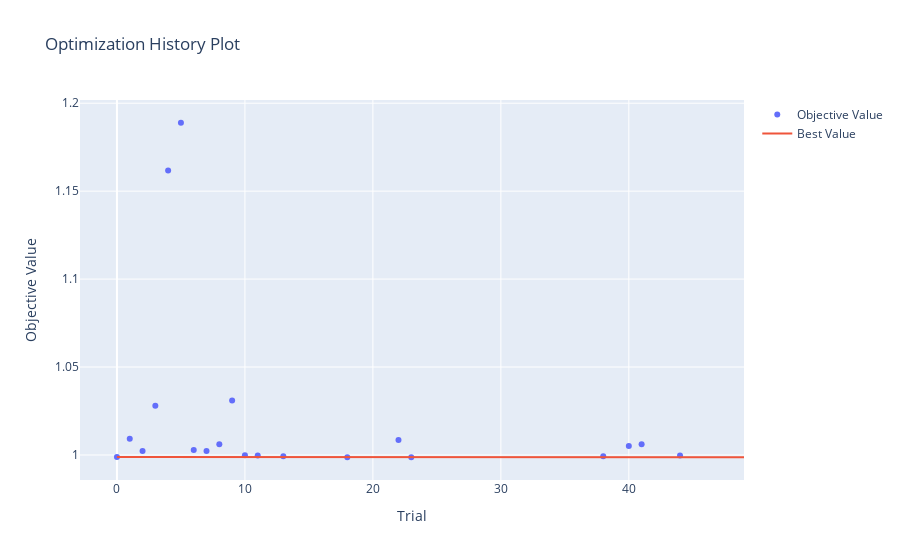
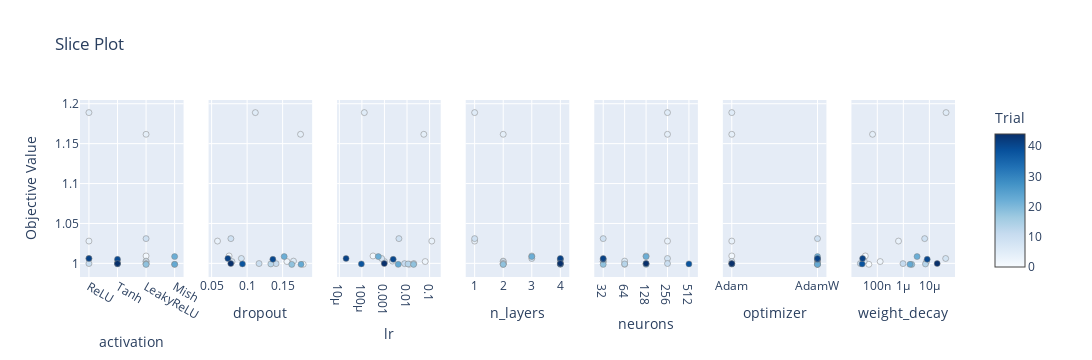
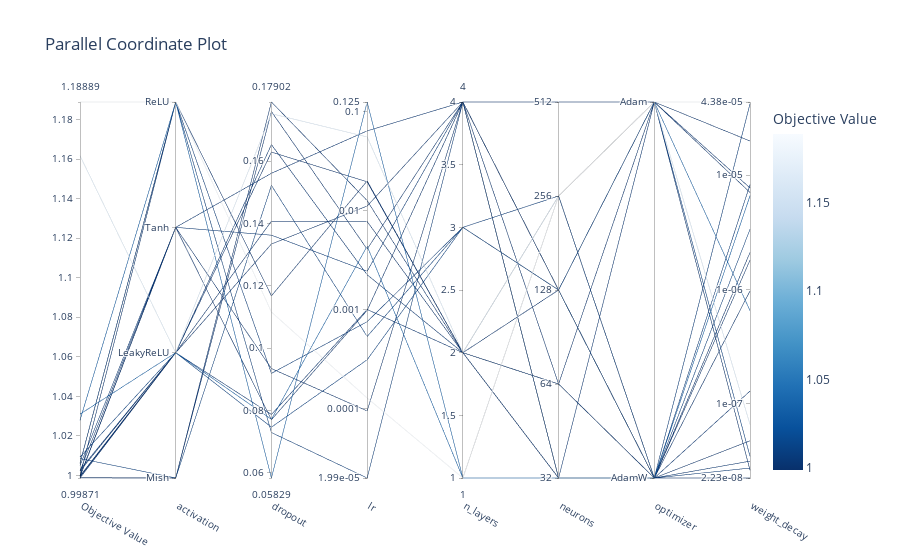
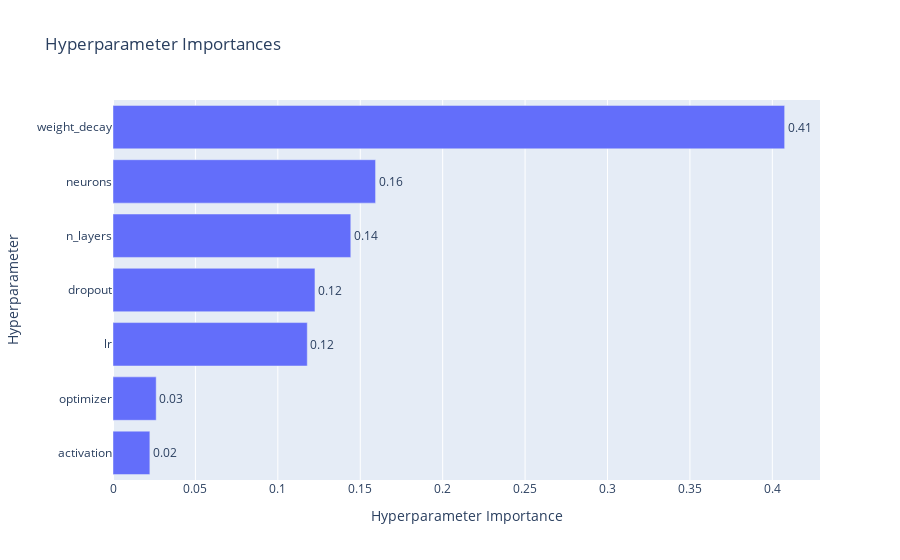

The cell these charts' notebook holds for them, in order:
### Code cell
display(opt_vis.plot_optimization_history(study),
        opt_vis.plot_slice(study),
        opt_vis.plot_parallel_coordinate(study),
        opt_vis.plot_param_importances(study),
       )

### Figure 1 — Plotly figure (JSON) as saved in the notebook; plotly's stock layout.template omitted (floating-point values rounded to 4 significant figures)
{"data": [{"mode": "markers", "name": "Objective Value", "type": "scatter", "x": [0, 1, 2, 3, 4, 5, 6, 7, 8, 9, 10, 11, 13, 18, 22, 23, 38, 40, 41, 44], "y": [0.9989, 1.009, 1.002, 1.028, 1.162, 1.189, 1.003, 1.002, 1.006, 1.031, 0.9998, 0.9997, 0.9993, 0.9987, 1.009, 0.9988, 0.9993, 1.005, 1.006, 0.9998]}, {"mode": "lines", "name": "Best Value", "type": "scatter", "x": [0, 1, 2, 3, 4, 5, 6, 7, 8, 9, 10, 11, 12, 13, 14, 15, 16, 17, 18, 19, 20, 21, 22, 23, 24, 25, 26, 27, 28, 29, 30, 31, 32, 33, 34, 35, 36, 37, 38, 39, 40, 41, 42, 43, 44, 45, 46, 47, 48, 49], "y": [0.9989, 0.9989, 0.9989, 0.9989, 0.9989, 0.9989, 0.9989, 0.9989, 0.9989, 0.9989, 0.9989, 0.9989, 0.9989, 0.9989, 0.9989, 0.9989, 0.9989, 0.9989, 0.9987, 0.9987, 0.9987, 0.9987, 0.9987, 0.9987, 0.9987, 0.9987, 0.9987, 0.9987, 0.9987, 0.9987, 0.9987, 0.9987, 0.9987, 0.9987, 0.9987, 0.9987, 0.9987, 0.9987, 0.9987, 0.9987, 0.9987, 0.9987, 0.9987, 0.9987, 0.9987, 0.9987, 0.9987, 0.9987, 0.9987, 0.9987]}, {"marker": {"color": "#cccccc"}, "mode": "markers", "name": "Infeasible Trial", "showlegend": false, "type": "scatter", "x": [], "y": []}], "layout": {"autosize": true, "title": {"text": "Optimization History Plot"}, "xaxis": {"autorange": true, "range": [-2.865, 49], "title": {"text": "Trial"}, "type": "linear"}, "yaxis": {"autorange": true, "range": [0.983, 1.205], "title": {"text": "Objective Value"}, "type": "linear"}}}

### Figure 2 — Plotly figure (JSON) as saved in the notebook; plotly's stock layout.template omitted (floating-point values rounded to 4 significant figures)
{"data": [{"marker": {"color": [0, 1, 2, 3, 4, 5, 6, 7, 8, 9, 10, 11, 13, 18, 22, 23, 38, 40, 41, 44], "colorbar": {"title": {"text": "Trial"}, "x": 1, "xpad": 40, "y": 0.5}, "colorscale": [[0, "rgb(247,251,255)"], [0.125, "rgb(222,235,247)"], [0.25, "rgb(198,219,239)"], [0.375, "rgb(158,202,225)"], [0.5, "rgb(107,174,214)"], [0.625, "rgb(66,146,198)"], [0.75, "rgb(33,113,181)"], [0.875, "rgb(8,81,156)"], [1, "rgb(8,48,107)"]], "line": {"color": "Grey", "width": 0.5}, "showscale": true}, "mode": "markers", "name": "Feasible Trial", "showlegend": false, "type": "scatter", "x": ["Mish", "LeakyReLU", "Tanh", "ReLU", "LeakyReLU", "ReLU", "LeakyReLU", "LeakyReLU", "ReLU", "LeakyReLU", "ReLU", "LeakyReLU", "LeakyReLU", "LeakyReLU", "Mish", "Mish", "Tanh", "Tanh", "ReLU", "Tanh"], "xaxis": "x", "y": [0.9989, 1.009, 1.002, 1.028, 1.162, 1.189, 1.003, 1.002, 1.006, 1.031, 0.9998, 0.9997, 0.9993, 0.9987, 1.009, 0.9988, 0.9993, 1.005, 1.006, 0.9998], "yaxis": "y"}, {"marker": {"color": [0, 1, 2, 3, 4, 5, 6, 7, 8, 9, 10, 11, 13, 18, 22, 23, 38, 40, 41, 44], "colorbar": {"title": {"text": "Trial"}, "x": 1, "xpad": 40}, "colorscale": [[0, "rgb(247,251,255)"], [0.125, "rgb(222,235,247)"], [0.25, "rgb(198,219,239)"], [0.375, "rgb(158,202,225)"], [0.5, "rgb(107,174,214)"], [0.625, "rgb(66,146,198)"], [0.75, "rgb(33,113,181)"], [0.875, "rgb(8,81,156)"], [1, "rgb(8,48,107)"]], "line": {"color": "Grey", "width": 0.5}, "showscale": false}, "mode": "markers", "name": "Feasible Trial", "showlegend": false, "type": "scatter", "x": [0.179, 0.07461, 0.1561, 0.05829, 0.1753, 0.1116, 0.1653, 0.07868, 0.0919, 0.07714, 0.1168, 0.1408, 0.1334, 0.1629, 0.1522, 0.176, 0.09342, 0.1363, 0.07289, 0.07702], "xaxis": "x2", "y": [0.9989, 1.009, 1.002, 1.028, 1.162, 1.189, 1.003, 1.002, 1.006, 1.031, 0.9998, 0.9997, 0.9993, 0.9987, 1.009, 0.9988, 0.9993, 1.005, 1.006, 0.9998], "yaxis": "y2"}, {"marker": {"color": [0, 1, 2, 3, 4, 5, 6, 7, 8, 9, 10, 11, 13, 18, 22, 23, 38, 40, 41, 44], "colorbar": {"title": {"text": "Trial"}, "x": 1, "xpad": 40}, "colorscale": [[0, "rgb(247,251,255)"], [0.125, "rgb(222,235,247)"], [0.25, "rgb(198,219,239)"], [0.375, "rgb(158,202,225)"], [0.5, "rgb(107,174,214)"], [0.625, "rgb(66,146,198)"], [0.75, "rgb(33,113,181)"], [0.875, "rgb(8,81,156)"], [1, "rgb(8,48,107)"]], "line": {"color": "Grey", "width": 0.5}, "showscale": false}, "mode": "markers", "name": "Feasible Trial", "showlegend": false, "type": "scatter", "x": [0.01263, 0.0003117, 0.06392, 0.1252, 0.05552, 0.0001281, 0.00225, 0.001004, 0.0007556, 0.00438, 0.01995, 0.007767, 0.01113, 0.01956, 0.0005358, 0.004081, 9.488e-05, 0.002442, 1.993e-05, 0.0009832], "xaxis": "x3", "y": [0.9989, 1.009, 1.002, 1.028, 1.162, 1.189, 1.003, 1.002, 1.006, 1.031, 0.9998, 0.9997, 0.9993, 0.9987, 1.009, 0.9988, 0.9993, 1.005, 1.006, 0.9998], "yaxis": "y3"}, {"marker": {"color": [0, 1, 2, 3, 4, 5, 6, 7, 8, 9, 10, 11, 13, 18, 22, 23, 38, 40, 41, 44], "colorbar": {"title": {"text": "Trial"}, "x": 1, "xpad": 40}, "colorscale": [[0, "rgb(247,251,255)"], [0.125, "rgb(222,235,247)"], [0.25, "rgb(198,219,239)"], [0.375, "rgb(158,202,225)"], [0.5, "rgb(107,174,214)"], [0.625, "rgb(66,146,198)"], [0.75, "rgb(33,113,181)"], [0.875, "rgb(8,81,156)"], [1, "rgb(8,48,107)"]], "line": {"color": "Grey", "width": 0.5}, "showscale": false}, "mode": "markers", "name": "Feasible Trial", "showlegend": false, "type": "scatter", "x": [2, 3, 4, 1, 2, 1, 2, 2, 3, 1, 2, 2, 4, 2, 3, 4, 4, 4, 4, 4], "xaxis": "x4", "y": [0.9989, 1.009, 1.002, 1.028, 1.162, 1.189, 1.003, 1.002, 1.006, 1.031, 0.9998, 0.9997, 0.9993, 0.9987, 1.009, 0.9988, 0.9993, 1.005, 1.006, 0.9998], "yaxis": "y4"}, {"marker": {"color": [0, 1, 2, 3, 4, 5, 6, 7, 8, 9, 10, 11, 13, 18, 22, 23, 38, 40, 41, 44], "colorbar": {"title": {"text": "Trial"}, "x": 1, "xpad": 40}, "colorscale": [[0, "rgb(247,251,255)"], [0.125, "rgb(222,235,247)"], [0.25, "rgb(198,219,239)"], [0.375, "rgb(158,202,225)"], [0.5, "rgb(107,174,214)"], [0.625, "rgb(66,146,198)"], [0.75, "rgb(33,113,181)"], [0.875, "rgb(8,81,156)"], [1, "rgb(8,48,107)"]], "line": {"color": "Grey", "width": 0.5}, "showscale": false}, "mode": "markers", "name": "Feasible Trial", "showlegend": false, "type": "scatter", "x": [64, 128, 32, 256, 256, 256, 64, 32, 256, 32, 256, 128, 64, 32, 128, 128, 512, 32, 32, 128], "xaxis": "x5", "y": [0.9989, 1.009, 1.002, 1.028, 1.162, 1.189, 1.003, 1.002, 1.006, 1.031, 0.9998, 0.9997, 0.9993, 0.9987, 1.009, 0.9988, 0.9993, 1.005, 1.006, 0.9998], "yaxis": "y5"}, {"marker": {"color": [0, 1, 2, 3, 4, 5, 6, 7, 8, 9, 10, 11, 13, 18, 22, 23, 38, 40, 41, 44], "colorbar": {"title": {"text": "Trial"}, "x": 1, "xpad": 40}, "colorscale": [[0, "rgb(247,251,255)"], [0.125, "rgb(222,235,247)"], [0.25, "rgb(198,219,239)"], [0.375, "rgb(158,202,225)"], [0.5, "rgb(107,174,214)"], [0.625, "rgb(66,146,198)"], [0.75, "rgb(33,113,181)"], [0.875, "rgb(8,81,156)"], [1, "rgb(8,48,107)"]], "line": {"color": "Grey", "width": 0.5}, "showscale": false}, "mode": "markers", "name": "Feasible Trial", "showlegend": false, "type": "scatter", "x": ["AdamW", "Adam", "AdamW", "Adam", "Adam", "Adam", "AdamW", "Adam", "AdamW", "AdamW", "AdamW", "AdamW", "Adam", "AdamW", "AdamW", "AdamW", "Adam", "AdamW", "AdamW", "Adam"], "xaxis": "x6", "y": [0.9989, 1.009, 1.002, 1.028, 1.162, 1.189, 1.003, 1.002, 1.006, 1.031, 0.9998, 0.9997, 0.9993, 0.9987, 1.009, 0.9988, 0.9993, 1.005, 1.006, 0.9998], "yaxis": "y6"}, {"marker": {"color": [0, 1, 2, 3, 4, 5, 6, 7, 8, 9, 10, 11, 13, 18, 22, 23, 38, 40, 41, 44], "colorbar": {"title": {"text": "Trial"}, "x": 1, "xpad": 40}, "colorscale": [[0, "rgb(247,251,255)"], [0.125, "rgb(222,235,247)"], [0.25, "rgb(198,219,239)"], [0.375, "rgb(158,202,225)"], [0.5, "rgb(107,174,214)"], [0.625, "rgb(66,146,198)"], [0.75, "rgb(33,113,181)"], [0.875, "rgb(8,81,156)"], [1, "rgb(8,48,107)"]], "line": {"color": "Grey", "width": 0.5}, "showscale": false}, "mode": "markers", "name": "Feasible Trial", "showlegend": false, "type": "scatter", "x": [4.731e-08, 3.463e-08, 1.289e-07, 6.525e-07, 6.579e-08, 4.379e-05, 3.138e-08, 7.743e-06, 4.221e-05, 6.605e-06, 2.235e-08, 9.714e-07, 7.072e-06, 2.108e-06, 3.367e-06, 1.805e-06, 2.614e-08, 8.268e-06, 2.73e-08, 1.995e-05], "xaxis": "x7", "y": [0.9989, 1.009, 1.002, 1.028, 1.162, 1.189, 1.003, 1.002, 1.006, 1.031, 0.9998, 0.9997, 0.9993, 0.9987, 1.009, 0.9988, 0.9993, 1.005, 1.006, 0.9998], "yaxis": "y7"}], "layout": {"height": 360, "title": {"text": "Slice Plot"}, "width": 2100, "xaxis": {"anchor": "y", "autorange": true, "categoryarray": ["ReLU", "Tanh", "LeakyReLU", "Mish"], "categoryorder": "array", "domain": [0, 0.1184], "range": [-0.2314, 3.231], "title": {"text": "activation"}, "type": "category"}, "xaxis2": {"anchor": "y2", "autorange": true, "domain": [0.1469, 0.2653], "range": [0.04897, 0.1883], "title": {"text": "dropout"}, "type": "linear"}, "xaxis3": {"anchor": "y3", "autorange": true, "domain": [0.2939, 0.4122], "range": [-4.994, -0.6095], "title": {"text": "lr"}, "type": "log"}, "xaxis4": {"anchor": "y4", "autorange": true, "domain": [0.4408, 0.5592], "range": [0.7686, 4.231], "title": {"text": "n_layers"}, "type": "linear"}, "xaxis5": {"anchor": "y5", "autorange": true, "categoryarray": [32, 64, 128, 256, 512], "categoryorder": "array", "domain": [0.5878, 0.7061], "range": [-0.3086, 4.309], "title": {"text": "neurons"}, "type": "category"}, "xaxis6": {"anchor": "y6", "autorange": true, "categoryarray": ["Adam", "AdamW"], "categoryorder": "array", "domain": [0.7347, 0.8531], "range": [-0.07715, 1.077], "title": {"text": "optimizer"}, "type": "category"}, "xaxis7": {"anchor": "y7", "autorange": true, "domain": [0.8816, 1.0], "range": [-7.905, -4.105], "title": {"text": "weight_decay"}, "type": "log"}, "yaxis": {"anchor": "x", "autorange": true, "domain": [0, 1], "range": [0.983, 1.205], "title": {"text": "Objective Value"}, "type": "linear"}, "yaxis2": {"anchor": "x2", "autorange": true, "domain": [0, 1], "matches": "y", "range": [0.983, 1.205], "showticklabels": false, "type": "linear"}, "yaxis3": {"anchor": "x3", "autorange": true, "domain": [0, 1], "matches": "y", "range": [0.983, 1.205], "showticklabels": false, "type": "linear"}, "yaxis4": {"anchor": "x4", "autorange": true, "domain": [0, 1], "matches": "y", "range": [0.983, 1.205], "showticklabels": false, "type": "linear"}, "yaxis5": {"anchor": "x5", "autorange": true, "domain": [0, 1], "matches": "y", "range": [0.983, 1.205], "showticklabels": false, "type": "linear"}, "yaxis6": {"anchor": "x6", "autorange": true, "domain": [0, 1], "matches": "y", "range": [0.983, 1.205], "showticklabels": false, "type": "linear"}, "yaxis7": {"anchor": "x7", "autorange": true, "domain": [0, 1], "matches": "y", "range": [0.983, 1.205], "showticklabels": false, "type": "linear"}}}

### Figure 3 — Plotly figure (JSON) as saved in the notebook; plotly's stock layout.template omitted (floating-point values rounded to 4 significant figures)
{"data": [{"dimensions": [{"label": "Objective Value", "range": [0.9987, 1.189], "values": [1.002, 1.002, 1.031, 0.9987, 1.005, 1.006, 0.9989, 1.003, 0.9993, 1.009, 0.9997, 1.009, 0.9988, 0.9998, 1.028, 1.162, 1.189, 1.006, 0.9998, 0.9993]}, {"label": "activation", "range": [0, 3], "ticktext": ["Mish", "LeakyReLU", "Tanh", "ReLU"], "tickvals": [0, 1, 2, 3], "values": [2, 1, 1, 1, 2, 3, 0, 1, 1, 1, 1, 0, 0, 2, 3, 1, 3, 3, 3, 2]}, {"label": "dropout", "range": [0.05829, 0.179], "values": [0.1561, 0.07868, 0.07714, 0.1629, 0.1363, 0.07289, 0.179, 0.1653, 0.1334, 0.07461, 0.1408, 0.1522, 0.176, 0.07702, 0.05829, 0.1753, 0.1116, 0.0919, 0.1168, 0.09342]}, {"label": "lr", "range": [-4.701, -0.9025], "ticktext": ["1.99e-05", "0.0001", "0.001", "0.01", "0.1", "0.125"], "tickvals": [-4.701, -4, -3, -2, -1, -0.9025], "values": [-1.194, -2.998, -2.359, -1.709, -2.612, -4.701, -1.899, -2.648, -1.953, -3.506, -2.11, -3.271, -2.389, -3.007, -0.9025, -1.256, -3.892, -3.122, -1.7, -4.023]}, {"label": "n_layers", "range": [1, 4], "values": [4, 2, 1, 2, 4, 4, 2, 2, 4, 3, 2, 3, 4, 4, 1, 2, 1, 3, 2, 4]}, {"label": "neurons", "range": [0, 4], "ticktext": ["32", "64", "128", "256", "512"], "tickvals": [0, 1, 2, 3, 4], "values": [0, 0, 0, 0, 0, 0, 1, 1, 1, 2, 2, 2, 2, 2, 3, 3, 3, 3, 3, 4]}, {"label": "optimizer", "range": [0, 1], "ticktext": ["AdamW", "Adam"], "tickvals": [0, 1], "values": [0, 1, 0, 0, 0, 0, 0, 0, 1, 1, 0, 0, 0, 1, 1, 1, 1, 0, 0, 1]}, {"label": "weight_decay", "range": [-7.651, -4.359], "ticktext": ["2.23e-08", "1e-07", "1e-06", "1e-05", "4.38e-05"], "tickvals": [-7.651, -7, -6, -5, -4.359], "values": [-6.89, -5.111, -5.18, -5.676, -5.083, -7.564, -7.325, -7.503, -5.15, -7.461, -6.013, -5.473, -5.743, -4.7, -6.185, -7.182, -4.359, -4.375, -7.651, -7.583]}], "labelangle": 30, "labelside": "bottom", "line": {"color": [1.002, 1.002, 1.031, 0.9987, 1.005, 1.006, 0.9989, 1.003, 0.9993, 1.009, 0.9997, 1.009, 0.9988, 0.9998, 1.028, 1.162, 1.189, 1.006, 0.9998, 0.9993], "colorbar": {"title": {"text": "Objective Value"}}, "colorscale": [[0, "rgb(247,251,255)"], [0.125, "rgb(222,235,247)"], [0.25, "rgb(198,219,239)"], [0.375, "rgb(158,202,225)"], [0.5, "rgb(107,174,214)"], [0.625, "rgb(66,146,198)"], [0.75, "rgb(33,113,181)"], [0.875, "rgb(8,81,156)"], [1, "rgb(8,48,107)"]], "reversescale": true, "showscale": true}, "type": "parcoords"}], "layout": {"autosize": true, "title": {"text": "Parallel Coordinate Plot"}}}

### Figure 4 — Plotly figure (JSON) as saved in the notebook; plotly's stock layout.template omitted (floating-point values rounded to 4 significant figures)
{"data": [{"cliponaxis": false, "hovertemplate": ["activation (CategoricalDistribution): 0.02236419939399239<extra></extra>", "optimizer (CategoricalDistribution): 0.026203180465357308<extra></extra>", "lr (FloatDistribution): 0.11786915556743642<extra></extra>", "dropout (FloatDistribution): 0.1225255324756551<extra></extra>", "n_layers (IntDistribution): 0.14426186818884168<extra></extra>", "neurons (CategoricalDistribution): 0.15929735347445917<extra></extra>", "weight_decay (FloatDistribution): 0.40747871043425804<extra></extra>"], "name": "Objective Value", "orientation": "h", "text": ["0.02", "0.03", "0.12", "0.12", "0.14", "0.16", "0.41"], "textposition": "outside", "type": "bar", "x": [0.02236, 0.0262, 0.1179, 0.1225, 0.1443, 0.1593, 0.4075], "y": ["activation", "optimizer", "lr", "dropout", "n_layers", "neurons", "weight_decay"]}], "layout": {"autosize": true, "title": {"text": "Hyperparameter Importances"}, "xaxis": {"autorange": true, "range": [0, 0.4289], "title": {"text": "Hyperparameter Importance"}, "type": "linear"}, "yaxis": {"autorange": true, "range": [-0.5, 6.5], "title": {"text": "Hyperparameter"}, "type": "category"}}}
